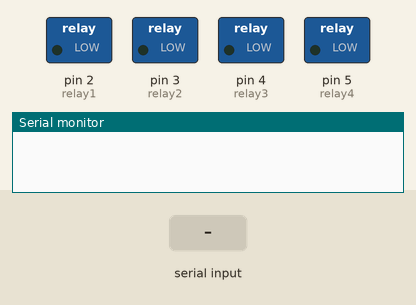
Simulated run of this sketch. Board: Arduino Uno, built with avr-gcc and run on an emulated ATmega328P. Parts: switched loads named in the sketch (green lamp = pin HIGH), the last lines printed to the serial monitor. The test bench sets the inputs (shaded band).

Above: at 1.2 s.
1.3 s: "*switchoff" received over Serial
At 1.8 s:
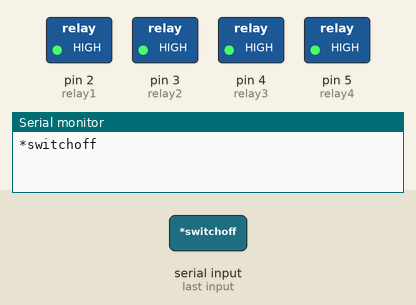
2.9 s: "*bulb1on" received over Serial
At 3.4 s:
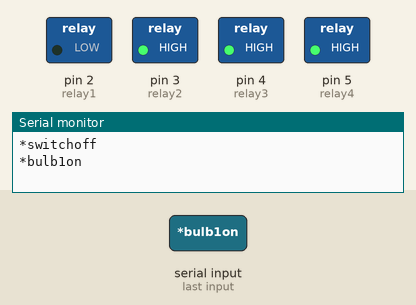
4.4 s: "*fan1on" received over Serial
At 5.4 s:
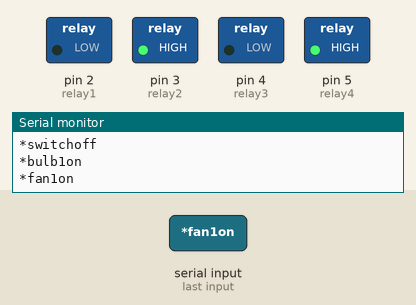
5.9 s: "*bulb1off" received over Serial
At 7.1 s:
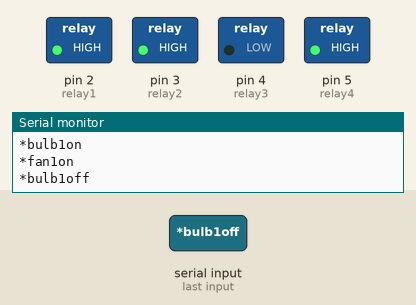
7.4 s: "*bulb2on" received over Serial
At 8.1 s:
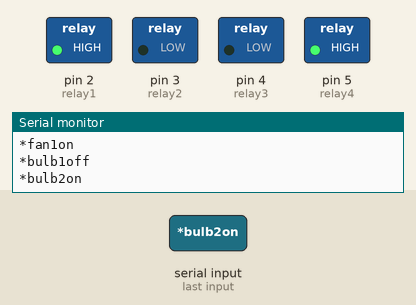
8.9 s: "*fan1off" received over Serial
At 10.4 s:
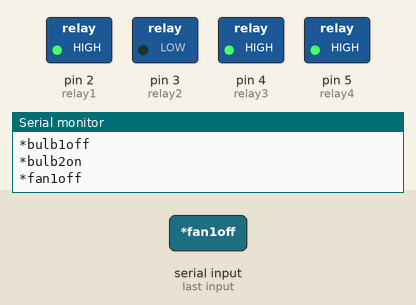
Timing chart, 0 to 11.4 s (numbered marks = the images above; inputs shaded):
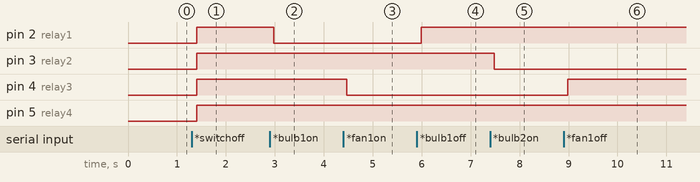

Measured:
- after the input at 1.3 s, pin 2 (relay1), pin 3 (relay2), pin 4 (relay3), pin 5 (relay4): LOW → HIGH after 0.10 s
- after the input at 2.9 s, pin 2 (relay1): HIGH → LOW after 0.08 s
- after the input at 4.4 s, pin 4 (relay3): HIGH → LOW after 0.07 s
- after the input at 5.9 s, pin 2 (relay1): LOW → HIGH after 0.09 s
- after the input at 7.4 s, pin 3 (relay2): HIGH → LOW after 0.08 s
- after the input at 8.9 s, pin 4 (relay3): LOW → HIGH after 0.08 s

The sketch:

sketch_aug03a.ino
```cpp
String voice;
#define relay1 2    //Connect relay1 to pin 2
#define relay2 3    //Connect relay2 to pin 3
#define relay3 4   //Connect relay1 to pin 2
#define relay4 5    //Connect relay2 to pin 3
void setup()
{
  Serial.begin(9600);            //Set rate for communicating with phone
  pinMode(relay1, OUTPUT);       //Set relay1 as an output
  pinMode(relay2, OUTPUT);
  pinMode(relay3, OUTPUT);      //Set relay2 as an output
  pinMode(relay4, OUTPUT);
  digitalWrite(relay1, LOW);     //Switch relay1 off
  digitalWrite(relay2, LOW);     //Swtich relay2 off
  digitalWrite(relay3, LOW);     //Switch relay1 off
  digitalWrite(relay4, LOW);     //Swtich relay2 off
}
void loop()
{
  while(Serial.available())    //Check if there are available bytes to read
  {
    delay(10);                 //Delay to make it stable
    char c = Serial.read();    //Conduct a serial read
    if (c == '#'){
      break;                   //Stop the loop once # is detected after a word
    }
    voice += c;                //Means voice = voice + c
  }
    if (voice.length() >0)
    {
      Serial.println(voice);
      if(voice == "*switchon"){
        switchon();
      }
      else if(voice == "*switchoff"){
        switchoff();
      }
      else if(voice == "*bulb1on"){
        digitalWrite(relay1, LOW);
      }
      else if(voice == "*bulb1off"){
        digitalWrite(relay1, HIGH);
      }
       else if(voice == "*bulb2on"){
        digitalWrite(relay2, LOW);
      }
      else if(voice == "*bulb2off"){
        digitalWrite(relay2, HIGH);
      }
       else if(voice == "*fan1on"){
        digitalWrite(relay3, LOW);
      }
      else if(voice == "*fan1off"){
        digitalWrite(relay3, HIGH);
      }
      else if(voice == "*fan2on"){
        digitalWrite(relay4, LOW);
      }
      else if(voice == "*fan2off"){
        digitalWrite(relay4, HIGH);
      }
      voice="";
    }
    Serial.print(voice);
}
void switchon()               //Function for turning on relays
{
  digitalWrite(relay1, LOW);
  digitalWrite(relay2, LOW);
  digitalWrite(relay3, LOW);
  digitalWrite(relay4, LOW);
}
void switchoff()              //Function for turning on relays
{
  digitalWrite(relay1, HIGH);
  digitalWrite(relay2, HIGH);
  digitalWrite(relay3, HIGH);
  digitalWrite(relay4, HIGH);
}
```
